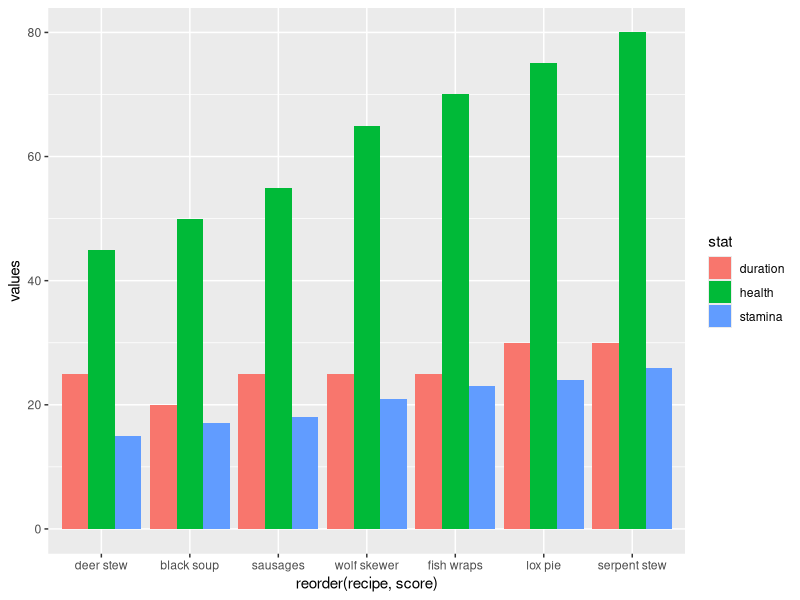

R code for this plot:
## ---- chunk 1
library(tidyverse)
library(here)

food_ingredients <- read_csv(here("raw_data/food_ingredients.csv"))
food_stats <- read_csv(here("raw_data/food_stats.csv")) %>% 
  mutate(zone = factor(zone, levels = c("meadows", "black forest", "swamp", "ocean", "mountains", "plains", "mistlands"))) %>% 
  pivot_longer(health:duration, names_to = "stat", values_to = "values")

ingredients_list <- sort(unique(food_ingredients$ingredients))
biome_list <- unique(food_stats$zone)
## ---- chunk 2
food_stats %>% 
  filter(type == "Health" & !is.na(values)) %>% 
  ggplot(aes(reorder(recipe, score), values, fill = stat)) +
  geom_col(position = "dodge")
